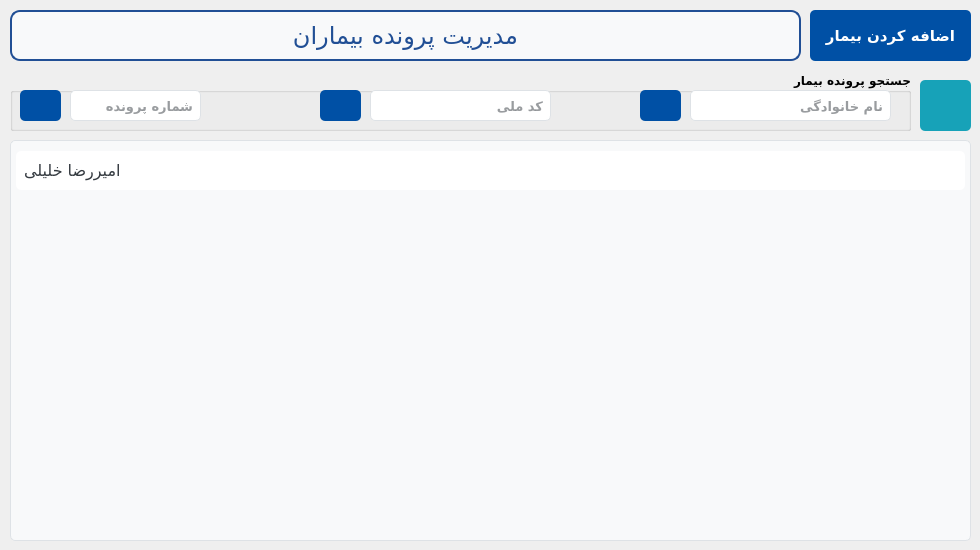
    <widget class="QWidget" name="main_tab">
     <attribute name="icon">
      <iconset resource="../../../../../Resources/resource.qrc">
       <normaloff>:/icons/patient.png</normaloff>:/icons/patient.png</iconset>
     </attribute>
     <attribute name="title">
      <string>بیماران</string>
     </attribute>
     <widget class="QGroupBox" name="groupBox">
      <property name="geometry">
       <rect>
        <x>10</x>
        <y>70</y>
        <width>901</width>
        <height>61</height>
       </rect>
      </property>
      <property name="font">
       <font>
        <family>Vazirmatn Black</family>
        <pointsize>9</pointsize>
        <weight>75</weight>
        <bold>true</bold>
       </font>
      </property>
      <property name="layoutDirection">
       <enum>Qt::LeftToRight</enum>
      </property>
      <property name="title">
       <string>جستجو پرونده بیمار</string>
      </property>
      <property name="alignment">
       <set>Qt::AlignRight|Qt::AlignTrailing|Qt::AlignVCenter</set>
      </property>
      <widget class="QPushButton" name="patientsLastNameSearch_btn">
       <property name="geometry">
        <rect>
         <x>630</x>
         <y>20</y>
         <width>41</width>
         <height>31</height>
        </rect>
       </property>
       <property name="font">
        <font>
         <family>Vazirmatn</family>
         <pointsize>11</pointsize>
         <weight>75</weight>
         <bold>true</bold>
        </font>
       </property>
       <property name="styleSheet">
        <string notr="true">QPushButton {
    background-color: #0050a5; /* Bootstrap primary blue */
    color: white; /* White text */
    border: none;
    border-radius: 5px; /* Rounded corners */
    text-align: center;
    text-decoration: none;
}

QPushButton:hover {
    background-color: #0056b3; /* Darker blue on hover */
}

QPushButton:pressed {
    background-color: #004085; /* Even darker blue on press */
}
</string>
       </property>
       <property name="text">
        <string/>
       </property>
       <property name="icon">
        <iconset resource="../../../../../Resources/resource.qrc">
         <normaloff>:/icons/magnifying-glass.png</normaloff>:/icons/magnifying-glass.png</iconset>
       </property>
       <property name="iconSize">
        <size>
         <width>20</width>
         <height>20</height>
        </size>
       </property>
      </widget>
      <widget class="QLineEdit" name="patientSearchFileNumber_txtbox">
       <property name="geometry">
        <rect>
         <x>60</x>
         <y>20</y>
         <width>131</width>
         <height>31</height>
        </rect>
       </property>
       <property name="font">
        <font>
         <family>Vazirmatn</family>
         <pointsize>10</pointsize>
        </font>
       </property>
       <property name="layoutDirection">
        <enum>Qt::RightToLeft</enum>
       </property>
       <property name="styleSheet">
        <string notr="true">/* Basic LineEdit styling */
QLineEdit {
    background-color: #ffffff; /* White background */
    border: 1px solid #dee2e6; /* Light grey border */
    border-radius: 5px; /* Rounded corners */
    color: #343a40; /* Dark grey text color */
    outline: none; /* Remove default outline */
	padding: 5px 5px;
}

/* Hover effect */
QLineEdit:hover {
    border: 1px solid #007bff; /* Blue border on hover */
}

/* Focus effect */
QLineEdit:focus {
    border: 1px solid #007bff; /* Blue border on focus */
}

/* Disabled state */
QLineEdit:disabled {
    background-color: #e9ecef; /* Light grey background when disabled */
    color: #6c757d; /* Grey text color when disabled */
}

</string>
       </property>
       <property name="placeholderText">
        <string>شماره پرونده</string>
       </property>
      </widget>
      <widget class="QPushButton" name="patientSearchByFileNumber_btn">
       <property name="geometry">
        <rect>
         <x>10</x>
         <y>20</y>
         <width>41</width>
         <height>31</height>
        </rect>
       </property>
       <property name="font">
        <font>
         <family>Vazirmatn</family>
         <pointsize>11</pointsize>
         <weight>75</weight>
         <bold>true</bold>
        </font>
       </property>
       <property name="styleSheet">
        <string notr="true">QPushButton {
    background-color: #0050a5; /* Bootstrap primary blue */
    color: white; /* White text */
    border: none;
    border-radius: 5px; /* Rounded corners */
    text-align: center;
    text-decoration: none;
}

QPushButton:hover {
    background-color: #0056b3; /* Darker blue on hover */
}

QPushButton:pressed {
    background-color: #004085; /* Even darker blue on press */
}
</string>
       </property>
       <property name="text">
        <string/>
       </property>
       <property name="icon">
        <iconset resource="../../../../../Resources/resource.qrc">
         <normaloff>:/icons/magnifying-glass.png</normaloff>:/icons/magnifying-glass.png</iconset>
       </property>
       <property name="iconSize">
        <size>
         <width>20</width>
         <height>20</height>
        </size>
       </property>
      </widget>
      <widget class="QLineEdit" name="patientsIdentityCodeSearch_txtbox">
       <property name="geometry">
        <rect>
         <x>360</x>
         <y>20</y>
         <width>181</width>
         <height>31</height>
        </rect>
       </property>
       <property name="font">
        <font>
         <family>Vazirmatn</family>
         <pointsize>10</pointsize>
        </font>
       </property>
       <property name="layoutDirection">
        <enum>Qt::RightToLeft</enum>
       </property>
       <property name="styleSheet">
        <string notr="true">/* Basic LineEdit styling */
QLineEdit {
    background-color: #ffffff; /* White background */
    border: 1px solid #dee2e6; /* Light grey border */
    border-radius: 5px; /* Rounded corners */
    color: #343a40; /* Dark grey text color */
    outline: none; /* Remove default outline */
	padding: 5px 5px;
}

/* Hover effect */
QLineEdit:hover {
    border: 1px solid #007bff; /* Blue border on hover */
}

/* Focus effect */
QLineEdit:focus {
    border: 1px solid #007bff; /* Blue border on focus */
}

/* Disabled state */
QLineEdit:disabled {
    background-color: #e9ecef; /* Light grey background when disabled */
    color: #6c757d; /* Grey text color when disabled */
}

</string>
       </property>
       <property name="placeholderText">
        <string>کد ملی</string>
       </property>
      </widget>
      <widget class="QPushButton" name="patientsIdentityCodeSearch_btn">
       <property name="geometry">
        <rect>
         <x>310</x>
         <y>20</y>
         <width>41</width>
         <height>31</height>
        </rect>
       </property>
       <property name="font">
        <font>
         <family>Vazirmatn</family>
         <pointsize>11</pointsize>
         <weight>75</weight>
         <bold>true</bold>
        </font>
       </property>
       <property name="styleSheet">
        <string notr="true">QPushButton {
    background-color: #0050a5; /* Bootstrap primary blue */
    color: white; /* White text */
    border: none;
    border-radius: 5px; /* Rounded corners */
    text-align: center;
    text-decoration: none;
}

QPushButton:hover {
    background-color: #0056b3; /* Darker blue on hover */
}

QPushButton:pressed {
    background-color: #004085; /* Even darker blue on press */
}
</string>
       </property>
       <property name="text">
        <string/>
       </property>
       <property name="icon">
        <iconset resource="../../../../../Resources/resource.qrc">
         <normaloff>:/icons/magnifying-glass.png</normaloff>:/icons/magnifying-glass.png</iconset>
       </property>
       <property name="iconSize">
        <size>
         <width>20</width>
         <height>20</height>
        </size>
       </property>
      </widget>
      <widget class="QLineEdit" name="patientsLastNameSearch_txtbox">
       <property name="geometry">
        <rect>
         <x>680</x>
         <y>20</y>
         <width>201</width>
         <height>31</height>
        </rect>
       </property>
       <property name="font">
        <font>
         <family>Vazirmatn</family>
         <pointsize>10</pointsize>
        </font>
       </property>
       <property name="layoutDirection">
        <enum>Qt::LeftToRight</enum>
       </property>
       <property name="styleSheet">
        <string notr="true">/* Basic LineEdit styling */
QLineEdit {
    background-color: #ffffff; /* White background */
    border: 1px solid #dee2e6; /* Light grey border */
    border-radius: 5px; /* Rounded corners */
    color: #343a40; /* Dark grey text color */
    outline: none; /* Remove default outline */
	padding: 5px 5px;
}

/* Hover effect */
QLineEdit:hover {
    border: 1px solid #007bff; /* Blue border on hover */
}

/* Focus effect */
QLineEdit:focus {
    border: 1px solid #007bff; /* Blue border on focus */
}

/* Disabled state */
QLineEdit:disabled {
    background-color: #e9ecef; /* Light grey background when disabled */
    color: #6c757d; /* Grey text color when disabled */
}

</string>
       </property>
       <property name="locale">
        <locale language="Persian" country="Iran"/>
       </property>
       <property name="text">
        <string/>
       </property>
       <property name="alignment">
        <set>Qt::AlignLeading|Qt::AlignLeft|Qt::AlignVCenter</set>
       </property>
       <property name="placeholderText">
        <string>نام خانوادگی </string>
       </property>
      </widget>
     </widget>
     <widget class="QLabel" name="label_3">
      <property name="geometry">
       <rect>
        <x>10</x>
        <y>10</y>
        <width>791</width>
        <height>51</height>
       </rect>
      </property>
      <property name="font">
       <font>
        <family>A Rezvan-fat</family>
        <pointsize>18</pointsize>
        <weight>50</weight>
        <bold>false</bold>
       </font>
      </property>
      <property name="layoutDirection">
       <enum>Qt::RightToLeft</enum>
      </property>
      <property name="autoFillBackground">
       <bool>false</bool>
      </property>
      <property name="styleSheet">
       <string notr="true">/* Basic styling for the company name label */
QLabel {
	color: rgb(33, 79, 149);
    
    padding: 5px; /* Padding around the text */
    border: 2px solid  rgb(33, 79, 149); /* Optional: Border with the same blue color */
    border-radius: 10px; /* Rounded corners */
    background-color: #f8f9fa; /* Light grey background to make it stand out */
    text-align: center; /* Center-align the text */
}

/* Hover effect */
QLabe:hover {
    color: #0056b3; /* Darker blue on hover */
    border-color: #0056b3; /* Match border color on hover */
}
</string>
      </property>
      <property name="text">
       <string>مدیریت پرونده بیماران</string>
      </property>
      <property name="alignment">
       <set>Qt::AlignCenter</set>
      </property>
     </widget>
     <widget class="QListWidget" name="patients_lst">
      <property name="geometry">
       <rect>
        <x>10</x>
        <y>140</y>
        <width>961</width>
        <height>401</height>
       </rect>
      </property>
      <property name="font">
       <font>
        <family>Vazirmatn</family>
        <pointsize>12</pointsize>
       </font>
      </property>
      <property name="mouseTracking">
       <bool>false</bool>
      </property>
      <property name="autoFillBackground">
       <bool>false</bool>
      </property>
      <property name="styleSheet">
       <string notr="true">/* Basic ListWidget styling */
QListWidget {
    background-color: #f8f9fa; /* Light grey background */
    border: 1px solid #dee2e6; /* Border color */
    border-radius: 5px; /* Rounded corners */
    padding: 5px; /* Padding inside the list */
    outline: 0; /* Remove focus indicator */
}

/* Item styling */
QListWidget::item {
    padding: 10px 5px; /* Padding for each item */
    margin: 5px 0; /* Margin between items */
    background-color: #ffffff; /* White background for items */
    border-radius: 5px; /* Rounded corners for items */
    color: #343a40; /* Dark grey text color */
    outline: 0; /* Remove focus indicator */
}

/* Hover effect for items */
QListWidget::item:hover {
    background-color: #e9ecef; /* Light grey background on hover */
}

/* Selected item styling */
QListWidget::item:selected {
    background-color: #0050a5;
	color: white;
}

/* Scroll bar styling */
QScrollBar:vertical {
    background: #f8f9fa; /* Light grey background for the scroll bar */
    width: 12px; /* Width of the vertical scroll bar */
    margin: 22px 0 22px 0; /* Margin to fit the top and bottom arrows */
    border: 1px solid #dee2e6; /* Border color */
    border-radius: 5px; /* Rounded corners */
}

QScrollBar::handle:vertical {
    background: #ced4da; /* Medium grey handle */
    min-height: 20px; /* Minimum height of the handle */
    border-radius: 5px; /* Rounded corners */
}

QScrollBar::add-line:vertical,
QScrollBar::sub-line:vertical {
    background: #ced4da; /* Medium grey for arrows */
    height: 20px;
    subcontrol-origin: margin;
    subcontrol-position: top;
    border-radius: 5px; /* Rounded corners */
}

QScrollBar::add-page:vertical, QScrollBar::sub-page:vertical {
    background: none;
}
</string>
      </property>
      <property name="frameShape">
       <enum>QFrame::StyledPanel</enum>
      </property>
      <property name="frameShadow">
       <enum>QFrame::Raised</enum>
      </property>
      <property name="lineWidth">
       <number>1</number>
      </property>
      <property name="midLineWidth">
       <number>0</number>
      </property>
      <property name="dragDropOverwriteMode">
       <bool>false</bool>
      </property>
      <property name="alternatingRowColors">
       <bool>false</bool>
      </property>
      <property name="viewMode">
       <enum>QListView::ListMode</enum>
      </property>
      <property name="uniformItemSizes">
       <bool>false</bool>
      </property>
      <property name="wordWrap">
       <bool>false</bool>
      </property>
      <property name="sortingEnabled">
       <bool>false</bool>
      </property>
      <item>
       <property name="text">
        <string>امیررضا خلیلی</string>
       </property>
      </item>
     </widget>
     <widget class="QPushButton" name="addPatient_btn">
      <property name="geometry">
       <rect>
        <x>810</x>
        <y>10</y>
        <width>161</width>
        <height>51</height>
       </rect>
      </property>
      <property name="font">
       <font>
        <family>Vazirmatn</family>
        <pointsize>11</pointsize>
        <weight>75</weight>
        <bold>true</bold>
        <underline>false</underline>
        <strikeout>false</strikeout>
       </font>
      </property>
      <property name="styleSheet">
       <string notr="true">QPushButton {
    background-color: #0050a5; /* Bootstrap primary blue */
    color: white; /* White text */
    border: none;
    border-radius: 5px; /* Rounded corners */
	padding: 15px;
    text-align: center;
    text-decoration: none;
}

QPushButton:hover {
    background-color: #0056b3; /* Darker blue on hover */
}

QPushButton:pressed {
    background-color: #004085; /* Even darker blue on press */
}
</string>
      </property>
      <property name="text">
       <string>اضافه کردن بیمار</string>
      </property>
      <property name="icon">
       <iconset resource="../../../../../Resources/resource.qrc">
        <normaloff>:/icons/plus.png</normaloff>:/icons/plus.png</iconset>
      </property>
      <property name="iconSize">
       <size>
        <width>20</width>
        <height>20</height>
       </size>
      </property>
     </widget>
     <widget class="QPushButton" name="refreshPatientsList_btn">
      <property name="geometry">
       <rect>
        <x>920</x>
        <y>80</y>
        <width>51</width>
        <height>51</height>
       </rect>
      </property>
      <property name="font">
       <font>
        <family>Vazirmatn</family>
        <pointsize>12</pointsize>
        <weight>75</weight>
        <bold>true</bold>
        <underline>false</underline>
        <strikeout>false</strikeout>
       </font>
      </property>
      <property name="layoutDirection">
       <enum>Qt::RightToLeft</enum>
      </property>
      <property name="styleSheet">
       <string notr="true">QPushButton {
    background-color: #17a2b8; /* Bootstrap primary blue */
    color: white; /* White text */
    border: none;
    border-radius: 5px; /* Rounded corners */
    text-align: center;
    text-decoration: none;
}

QPushButton:hover {
background-color: rgb(17, 122, 138);

}

QPushButton:pressed {
background-color: rgb(12, 89, 99);
    
}
</string>
      </property>
      <property name="text">
       <string/>
      </property>
      <property name="icon">
       <iconset resource="../../../../../Resources/resource.qrc">
        <normaloff>:/icons/refresh-arrow.png</normaloff>:/icons/refresh-arrow.png</iconset>
      </property>
      <property name="iconSize">
       <size>
        <width>35</width>
        <height>35</height>
       </size>
      </property>
     </widget>
    </widget>
